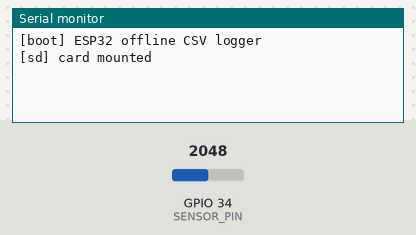
This sketch was run on a simulated ESP32. On the bench: the last lines printed to the serial monitor. Inputs (shaded band) come from the test bench; at power-on: GPIO 34 (SENSOR_PIN) = 2048 (analog values on the 0–4095 scale). The local clock reads 2024-03-15 10:24:30 at power-on unless the sketch sets it; storage starts empty.

Above: at 1.7 s.
1.8 s: GPIO 34 (SENSOR_PIN) set to 2866
At 5.9 s:
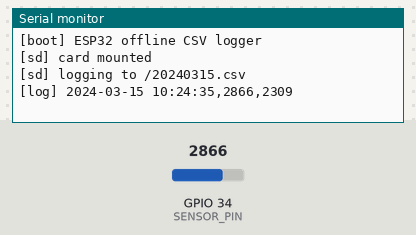
6.5 s: GPIO 34 (SENSOR_PIN) set to 3603
At 10.7 s:
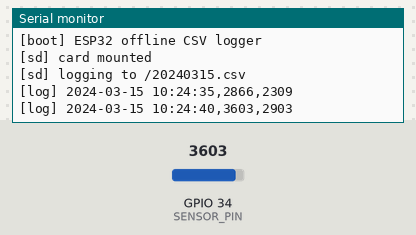

Measured:
- after the input at 1.8 s, the serial monitor: prints a new line after 3.2 s (image 1)
- after the input at 6.5 s, the serial monitor: prints a new line after 3.5 s (image 2)

The sketch:

esp32-sd-csv-offline-logger.ino
```cpp
// (licence header left out)
#include <SPI.h>
#include <SD.h>
#include <Wire.h>
#include <RTClib.h>

const uint8_t  SD_CS_PIN       = 5;
const uint8_t  SENSOR_PIN      = 34;
const uint32_t LOG_INTERVAL_MS = 5 * 1000UL;    // one row every 5 s
const uint32_t FLUSH_INTERVAL_MS = 30 * 1000UL; // flush to card every 30 s

RTC_DS3231 rtc;
File logFile;
char currentName[16] = "";
uint32_t lastLog = 0;
uint32_t lastFlush = 0;
uint32_t rowCount = 0;

// Open (or rotate to) today's file; write header if the file is new.
bool openLogFor(const DateTime &now) {
  char name[16];
  snprintf(name, sizeof(name), "/%04d%02d%02d.csv", now.year(), now.month(), now.day());
  if (strcmp(name, currentName) == 0 && logFile) return true;

  if (logFile) { logFile.flush(); logFile.close(); }
  bool isNew = !SD.exists(name);
  logFile = SD.open(name, FILE_APPEND);
  if (!logFile) {
    Serial.printf("[sd] cannot open %s\n", name);
    currentName[0] = '\0';
    return false;
  }
  if (isNew) logFile.println("timestamp,raw_adc,millivolts");
  strlcpy(currentName, name, sizeof(currentName));
  Serial.printf("[sd] logging to %s\n", name);
  return true;
}

void setup() {
  Serial.begin(115200);
  delay(500);
  Serial.println("\n[boot] ESP32 offline CSV logger");

  Wire.begin(21, 22);
  if (!rtc.begin()) {
    Serial.println("[rtc] DS3231 not found - check wiring");
    while (true) delay(1000);
  }
  if (rtc.lostPower()) {
    Serial.println("[rtc] lost power - setting to compile time");
    rtc.adjust(DateTime(F(__DATE__), F(__TIME__)));
  }

  if (!SD.begin(SD_CS_PIN)) {
    Serial.println("[sd] mount failed - check card and wiring");
    while (true) delay(1000);
  }
  Serial.println("[sd] card mounted");
  analogReadResolution(12);
}

void loop() {
  uint32_t ms = millis();
  if (ms - lastLog < LOG_INTERVAL_MS) return;
  lastLog = ms;

  DateTime now = rtc.now();
  if (!openLogFor(now)) return;

  int raw = analogRead(SENSOR_PIN);
  int mv  = analogReadMilliVolts(SENSOR_PIN);

  char row[64];
  snprintf(row, sizeof(row), "%04d-%02d-%02d %02d:%02d:%02d,%d,%d",
           now.year(), now.month(), now.day(),
           now.hour(), now.minute(), now.second(), raw, mv);
  logFile.println(row);
  rowCount++;
  Serial.printf("[log] %s\n", row);

  if (ms - lastFlush >= FLUSH_INTERVAL_MS) {
    logFile.flush();
    lastFlush = ms;
    Serial.printf("[sd] flushed (%lu rows)\n", (unsigned long)rowCount);
  }
}
```
